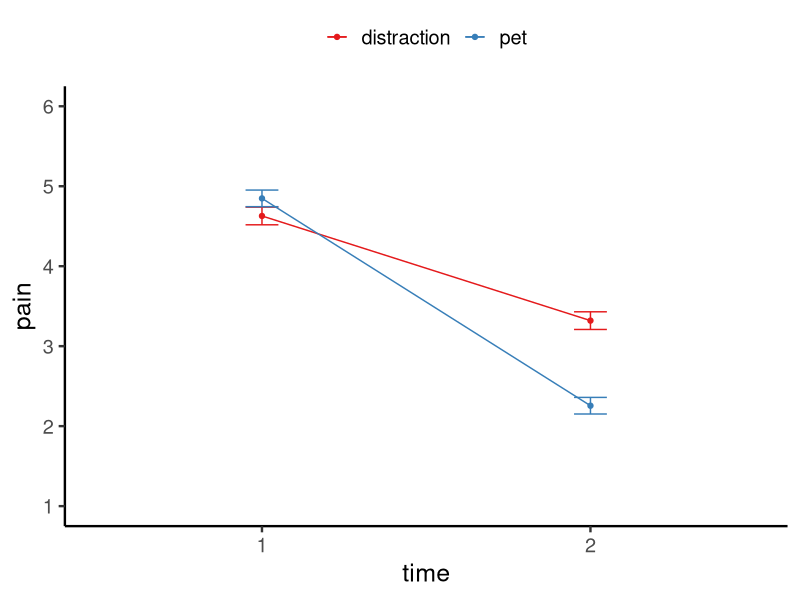
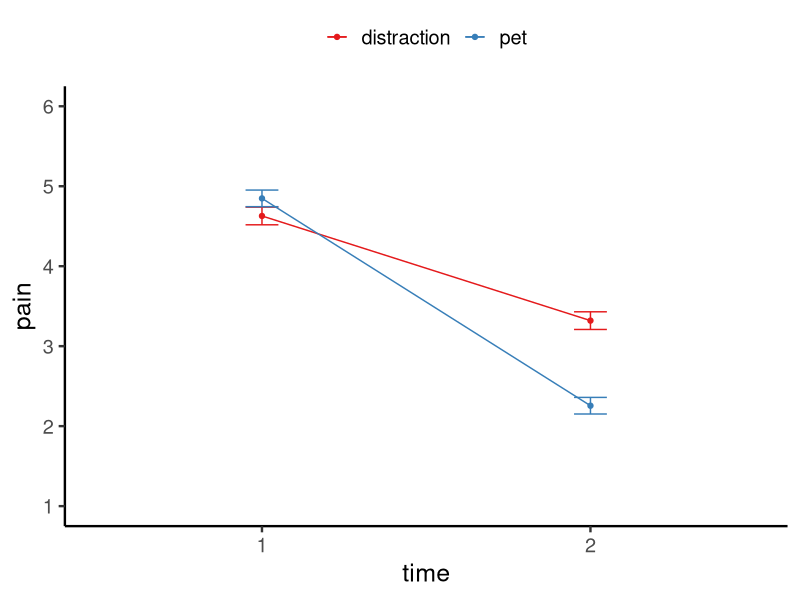

Reproduce these figures in R, in order.
library(tidyverse)
library(here)
library(lmerTest)
library(car)
library(emmeans)
library(forcats)

my.data <- read_csv(here('data','S1_data.csv'))

# remove exclusions
my.data <- filter(my.data, include == 1)
colnames(my.data) <- tolower(colnames(my.data))

table(my.data$pet)
table(my.data$female) # Only two cases of others, remove. 
my.data <- filter(my.data, female != "2")

# make long
my.data <- pivot_longer(my.data, cols = c(pain1, pain2), names_to = "time", values_to = "pain", names_prefix = "pain") %>% mutate(pain = as.numeric(pain))

# set named variable for condition 
my.data$condition = ifelse(my.data$pet == 1, yes = 'pet', no = 'control')

my.data$female <- as_factor(my.data$female)

# mixed model
my.lm <- lmer(pain ~ condition*time + age + female + (1|responseid), data = my.data)
summary(my.lm)
anova(my.lm)

# contrasts
my.emm <- emmeans(my.lm, pairwise~time | condition)
my.emm
eff_size(my.emm, sigma = sigma(my.lm), edf = df.residual(my.lm))

# interaction contrast
tmp <- contrast(my.emm[[1]], interaction = 'pairwise', by = NULL)
tmp

# comparison of pain between conditions at each time point
emm2 <- emmeans(my.lm, pairwise~condition | time)
emm2
eff_size(emm2, sigma = sigma(my.lm), edf = df.residual(my.lm))

theme_set(theme_classic(18))
plotmeans <- as.data.frame(emmeans(my.lm, c('time','condition')))
plotmeans$condition <- fct_recode(plotmeans$condition, distraction = 'control')

# plot
ggplot(plotmeans, aes(x = time, y = emmean, group = condition, color = condition)) +
  geom_point() + 
  geom_errorbar(aes(ymin = emmean - SE, ymax = emmean + SE), width = 0.1) + 
  geom_line() + coord_cartesian(ylim = c(1,6)) + 
  theme(legend.position = 'top', legend.title = element_blank()) + 
  labs(y = "pain") + scale_y_continuous(breaks = seq(1,6,1))  + 
  scale_color_brewer(type = 'qual', palette = 6) 

ggsave('figures/fig1.png', height = 5, width = 5)
